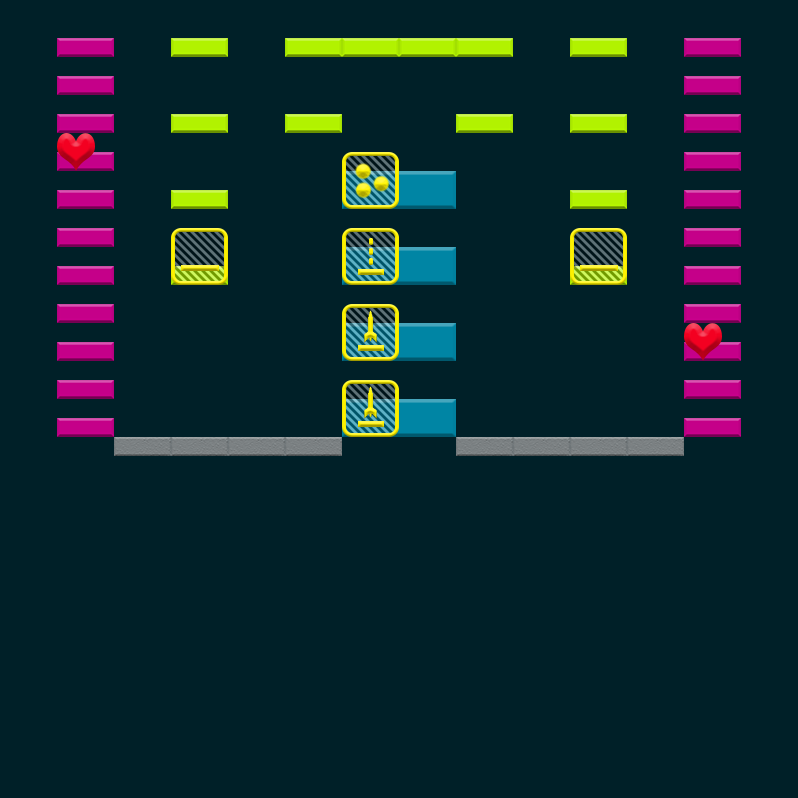

Tiled map render using the project's own tile images. Description and the map definition, with tile-layer contents summarised, below:
An orthogonal 14x42 tile map with 57x19 px tiles, 2 tile layers (Bricks, Powerups), 3 tilesets.

<map version="1.0" tiledversion="1.0.3" orientation="orthogonal" renderorder="left-up" width="14" height="42" tilewidth="57" tileheight="19" backgroundcolor="#002028" nextobjectid="15">
 <properties>
  <property name="FinalBallSpeedPercentageIncrease" type="int" value="25" />
 </properties>
 <tileset firstgid="1" name="Bricks" tilewidth="114" tileheight="38" tilecount="18" columns="0">
  <tile id="0">
   <properties>
    <property name="HitsToDestroy" type="int" value="1" />
   </properties>
   <image width="114" height="38" source="../../../../SourceImages/Game/Brick-A1.png" />
  </tile>
  <tile id="1">
   <properties>
    <property name="HitsToDestroy" type="int" value="2" />
   </properties>
   <image width="114" height="38" source="../../../../SourceImages/Game/Brick-A2.png" />
  </tile>
  <tile id="2">
   <properties>
    <property name="HitsToDestroy" type="int" value="1" />
   </properties>
   <image width="114" height="38" source="../../../../SourceImages/Game/Brick-B1.png" />
  </tile>
  <tile id="3">
   <properties>
    <property name="HitsToDestroy" type="int" value="2" />
   </properties>
   <image width="114" height="38" source="../../../../SourceImages/Game/Brick-B2.png" />
  </tile>
  <tile id="4">
   <properties>
    <property name="HitsToDestroy" type="int" value="1" />
   </properties>
   <image width="114" height="38" source="../../../../SourceImages/Game/Brick-C1.png" />
  </tile>
  <tile id="5">
   <properties>
    <property name="HitsToDestroy" type="int" value="2" />
   </properties>
   <image width="114" height="38" source="../../../../SourceImages/Game/Brick-C2.png" />
  </tile>
  <tile id="6">
   <properties>
    <property name="HitsToDestroy" type="int" value="1" />
   </properties>
   <image width="114" height="38" source="../../../../SourceImages/Game/Brick-D1.png" />
  </tile>
  <tile id="7">
   <properties>
    <property name="HitsToDestroy" type="int" value="2" />
   </properties>
   <image width="114" height="38" source="../../../../SourceImages/Game/Brick-D2.png" />
  </tile>
  <tile id="8">
   <properties>
    <property name="HitsToDestroy" type="int" value="-1" />
   </properties>
   <image width="114" height="38" source="../../../../SourceImages/Game/Brick-E1.png" />
  </tile>
  <tile id="9">
   <properties>
    <property name="HitsToDestroy" type="int" value="1" />
   </properties>
   <image width="57" height="19" source="../../../../SourceImages/Game/SmallBrick-A1.png" />
  </tile>
  <tile id="10">
   <properties>
    <property name="HitsToDestroy" type="int" value="2" />
   </properties>
   <image width="57" height="19" source="../../../../SourceImages/Game/SmallBrick-A2.png" />
  </tile>
  <tile id="11">
   <properties>
    <property name="HitsToDestroy" type="int" value="1" />
   </properties>
   <image width="57" height="19" source="../../../../SourceImages/Game/SmallBrick-B1.png" />
  </tile>
  <tile id="12">
   <properties>
    <property name="HitsToDestroy" type="int" value="2" />
   </properties>
   <image width="57" height="19" source="../../../../SourceImages/Game/SmallBrick-B2.png" />
  </tile>
  <tile id="14">
   <properties>
    <property name="HitsToDestroy" type="int" value="1" />
   </properties>
   <image width="57" height="19" source="../../../../SourceImages/Game/SmallBrick-C1.png" />
  </tile>
  <tile id="15">
   <properties>
    <property name="HitsToDestroy" type="int" value="2" />
   </properties>
   <image width="57" height="19" source="../../../../SourceImages/Game/SmallBrick-C2.png" />
  </tile>
  <tile id="16">
   <properties>
    <property name="HitsToDestroy" type="int" value="1" />
   </properties>
   <image width="57" height="19" source="../../../../SourceImages/Game/SmallBrick-D1.png" />
  </tile>
  <tile id="17">
   <properties>
    <property name="HitsToDestroy" type="int" value="2" />
   </properties>
   <image width="57" height="19" source="../../../../SourceImages/Game/SmallBrick-D2.png" />
  </tile>
  <tile id="18">
   <properties>
    <property name="HitsToDestroy" type="int" value="-1" />
   </properties>
   <image width="57" height="19" source="../../../../SourceImages/Game/SmallBrick-E1.png" />
  </tile>
 </tileset>
 <tileset firstgid="20" name="Powerups" tilewidth="57" tileheight="57" tilecount="6" columns="0">
  <tile id="0">
   <properties>
    <property name="PowerupType" type="int" value="3" />
   </properties>
   <image width="57" height="57" source="../../../../SourceImages/Game/PowerupFireball.png" />
  </tile>
  <tile id="1">
   <properties>
    <property name="PowerupType" type="int" value="1" />
   </properties>
   <image width="57" height="57" source="../../../../SourceImages/Game/PowerupLargerPaddle.png" />
  </tile>
  <tile id="2">
   <properties>
    <property name="PowerupType" type="int" value="2" />
   </properties>
   <image width="57" height="57" source="../../../../SourceImages/Game/PowerupMultiBall.png" />
  </tile>
  <tile id="3">
   <properties>
    <property name="PowerupType" type="int" value="4" />
   </properties>
   <image width="57" height="57" source="../../../../SourceImages/Game/PowerupBullets.png" />
  </tile>
  <tile id="4">
   <properties>
    <property name="PowerupType" type="int" value="5" />
   </properties>
   <image width="57" height="57" source="../../../../SourceImages/Game/PowerupRockets.png" />
  </tile>
  <tile id="5">
   <properties>
    <property name="PowerupType" type="int" value="6" />
   </properties>
   <image width="38" height="38" source="../../../../SourceImages/Game/LifeUp.png" />
  </tile>
 </tileset>
 <tileset firstgid="26" name="Wormholes" tilewidth="57" tileheight="57" tilecount="2" columns="0">
  <tile id="2">
   <image width="57" height="57" source="../../../../SourceImages/Game/WormholeIn.png" />
  </tile>
  <tile id="3">
   <image width="57" height="57" source="../../../../SourceImages/Game/WormholeOut.png" />
  </tile>
 </tileset>
 <layer name="Bricks" width="14" height="42">
  <data>[588 cells, 48 non-empty, 4 distinct tile ids]</data>
 </layer>
 <layer name="Powerups" width="14" height="42">
  <data>[588 cells, 8 non-empty, 5 distinct tile ids]</data>
 </layer>
 <objectgroup name="Wormholes" />
</map>
